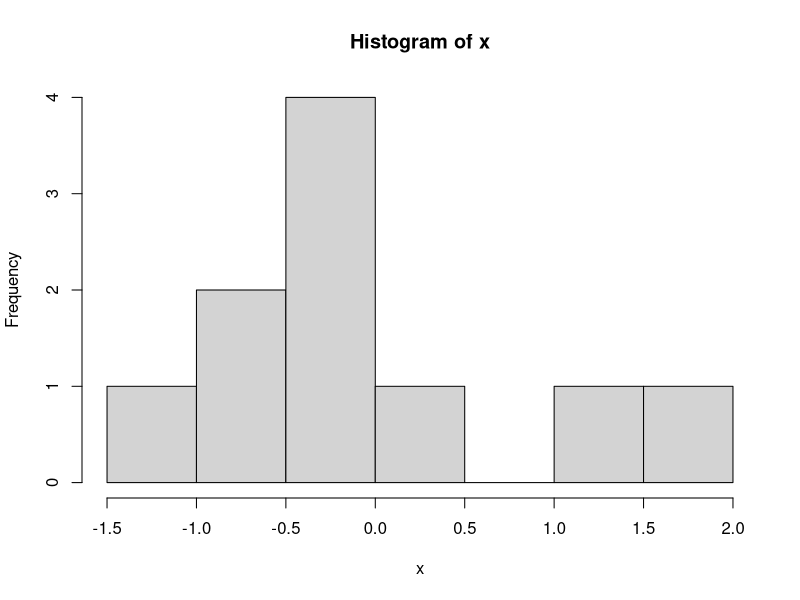
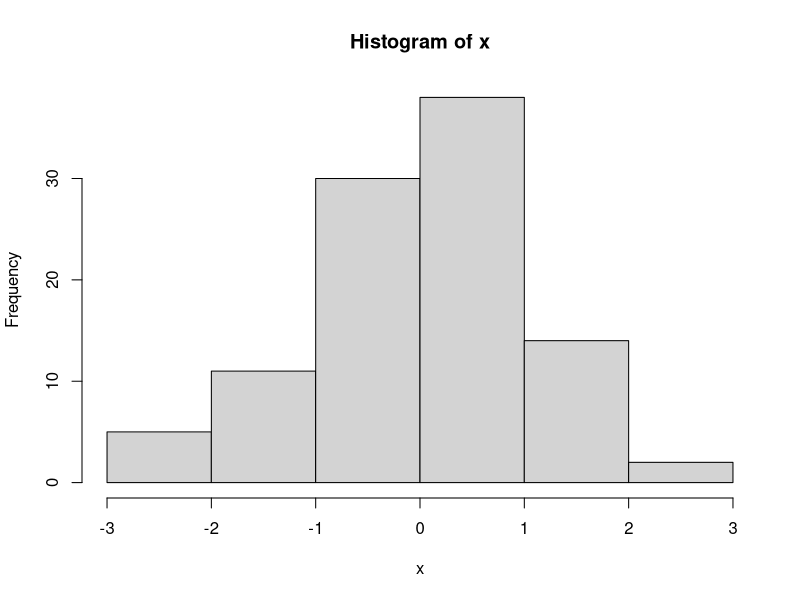
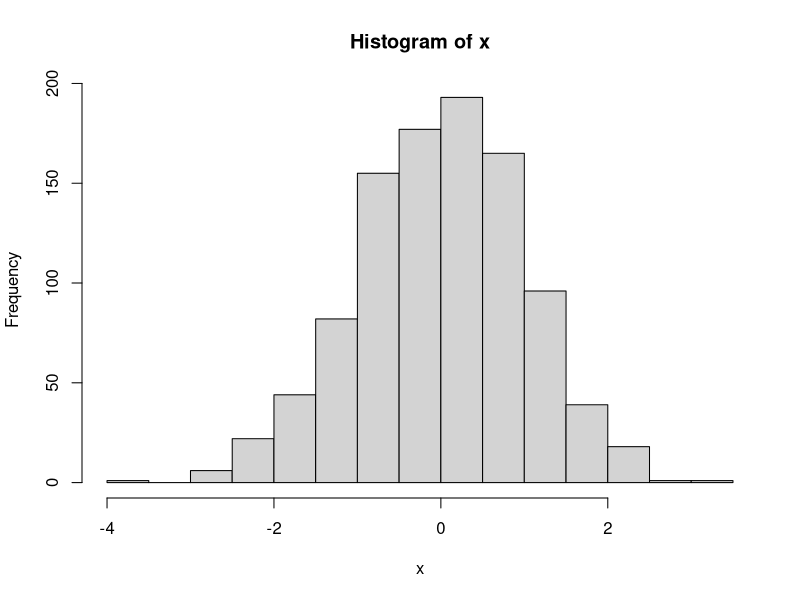
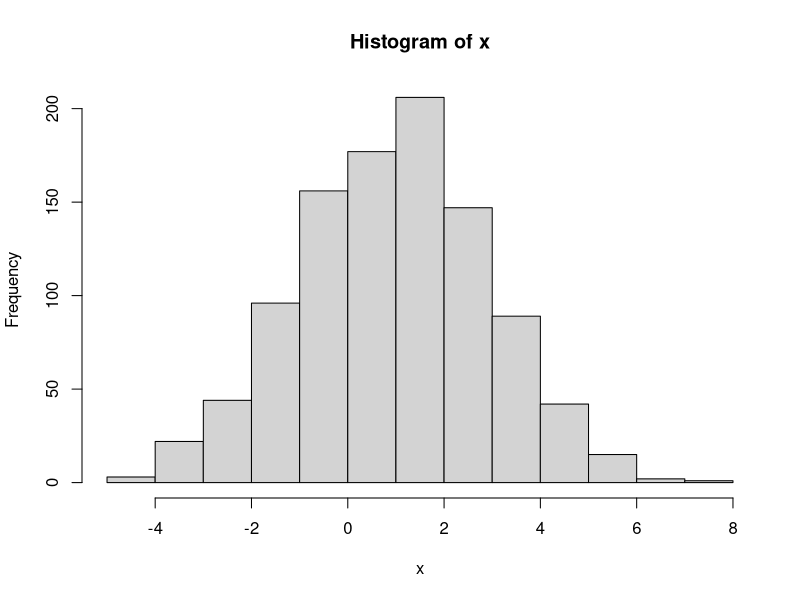
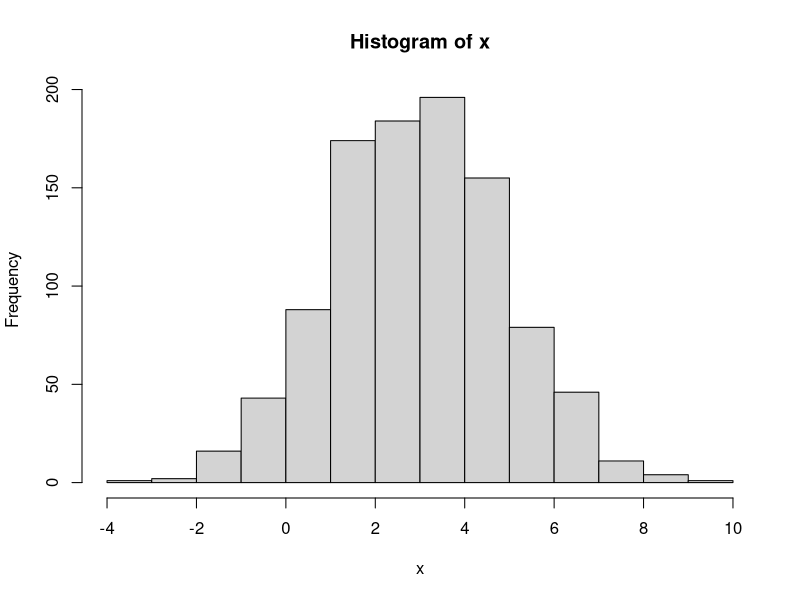

Here is the R script that generated these plots, in order:
# Question 1
x <- rnorm(10, mean = 0, sd = 1)
hist(x)

x <- rnorm(100, mean = 0, sd = 1)
hist(x)

x <- rnorm(1000, mean = 0, sd = 1)
hist(x)

#If we chanfe the numbers, the sample's distribution change, it becames more accurate
#The shape is a curve

# Question 2
x <- rnorm(1000, mean = 1, sd = 2)
hist(x)

x <- rnorm(1000, mean = 3, sd = 2)
hist(x)

# Question 3
#length(x[which(x > nb)])/length(x)
#a.P(X<=3)
pnorm(3, mean = 1, sd = 4)

#b. P(X>1.5) = 1 - P(X<=1.5)
1 - pnorm(1.5, mean = 1, sd =4)

#c. P(X=1) = 0

#d. P(2<X<5) 
pnorm(5, mean = 1, sd = 4) - pnorm(2, mean = 1, sd = 4)

#e. P(X>=0) = 1 - P(X<=0)
1 - pnorm(0, mean = 1, sd = 4)

#f. P(-1<X<0.5)
pnorm(0.5, mean = 1, sd = 4) - pnorm(-1, mean = 1, sd = 4)

# Question 4
pnorm(118, mean = 120, sd = 2) - pnorm(116, mean = 120, sd = 2)
